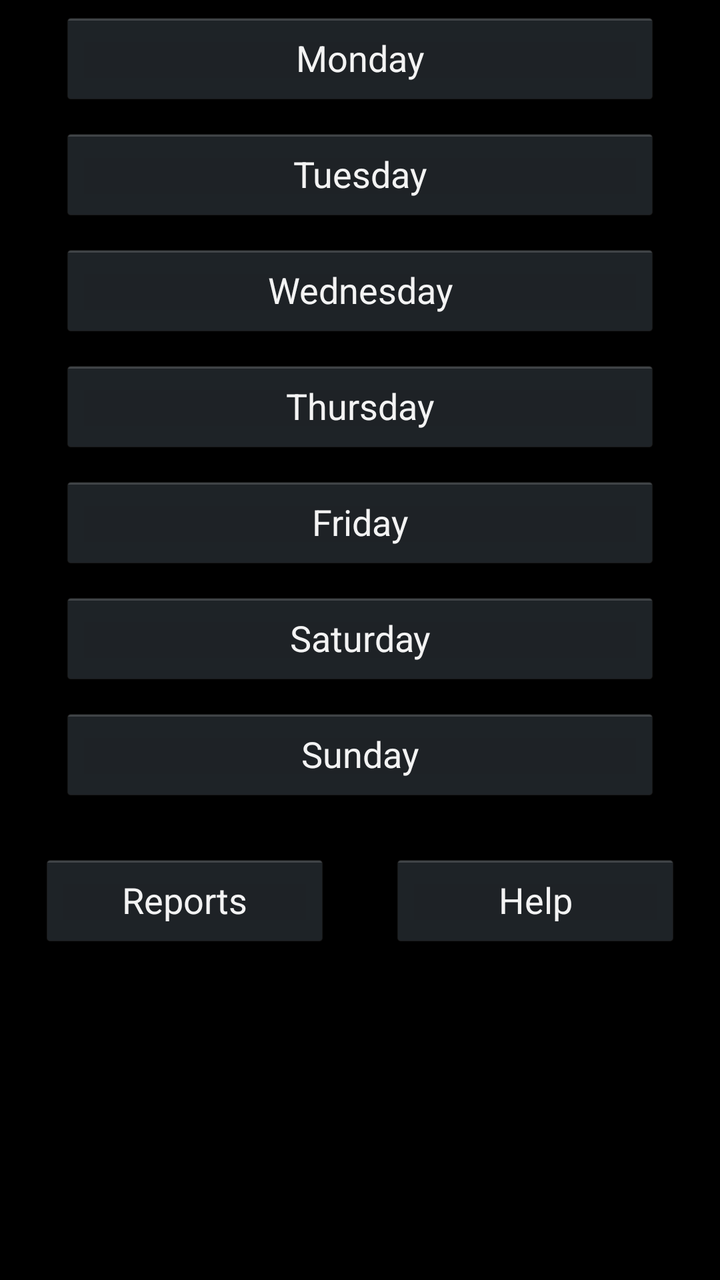
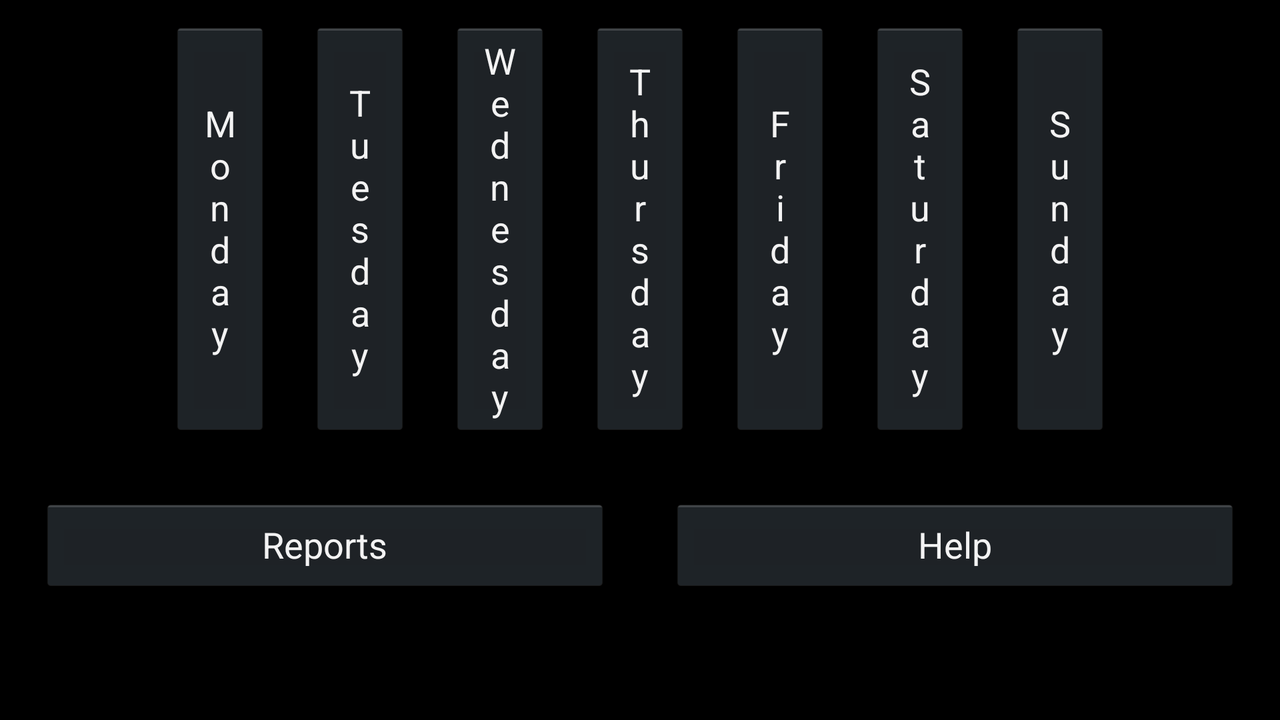

The same Android screen from two of the app's own layout files: first res/layout/ as a phone draws it, then the repository's variant for another configuration, drawn on a device whose configuration selects that folder. Both files follow.
<!-- AndroidManifest.xml: application theme AppTheme -->
<!-- res/layout/fragment_main.xml -->
<LinearLayout xmlns:android="http://schemas.android.com/apk/res/android"
    xmlns:tools="http://schemas.android.com/tools"
    android:layout_width="match_parent"
    android:layout_height="match_parent"
    android:paddingLeft="@dimen/activity_horizontal_margin"
    android:paddingRight="@dimen/activity_horizontal_margin"
    android:paddingTop="@dimen/activity_vertical_margin"
    android:paddingBottom="@dimen/activity_vertical_margin"
    tools:context=".MainActivity$PlaceholderFragment"
    android:orientation="vertical">

    <ScrollView
        android:id="@+id/scrollViewRecords"
        android:layout_width="match_parent"
        android:layout_height="wrap_content">

        <LinearLayout
            android:id="@+id/linearLayoutRecords"
            android:layout_width="match_parent"
            android:layout_height="wrap_content"
            android:orientation="vertical" >
        </LinearLayout>

    </ScrollView>

    <LinearLayout
        android:orientation="vertical"
        android:layout_width="fill_parent"
        android:layout_height="wrap_content">

        <Button
            android:layout_width="300dp"
            android:layout_height="wrap_content"
            android:text="@string/button1"
            android:id="@+id/button1"
            android:layout_gravity="center_horizontal"
            android:layout_margin="5dp"
            android:clickable="true"
            android:onClick="myClickHandler"/>

        <Button
            android:layout_width="300dp"
            android:layout_height="wrap_content"
            android:text="@string/button2"
            android:id="@+id/button2"
            android:layout_gravity="center_horizontal"
            android:layout_margin="5dp"
            android:clickable="true"
            android:onClick="myClickHandler"/>

        <Button
            android:layout_width="300dp"
            android:layout_height="wrap_content"
            android:text="@string/button3"
            android:id="@+id/button3"
            android:layout_gravity="center_horizontal"
            android:layout_margin="5dp"
            android:clickable="true"
            android:onClick="myClickHandler"/>

        <Button
            android:layout_width="300dp"
            android:layout_height="wrap_content"
            android:text="@string/button4"
            android:id="@+id/button4"
            android:layout_gravity="center_horizontal"
            android:layout_margin="5dp"
            android:clickable="true"
            android:onClick="myClickHandler"/>

        <Button
            android:layout_width="300dp"
            android:layout_height="wrap_content"
            android:text="@string/button5"
            android:id="@+id/button5"
            android:layout_gravity="center_horizontal"
            android:layout_margin="5dp"
            android:clickable="true"
            android:onClick="myClickHandler"/>

        <Button
            android:layout_width="300dp"
            android:layout_height="wrap_content"
            android:text="@string/button6"
            android:id="@+id/button6"
            android:layout_gravity="center_horizontal"
            android:layout_margin="5dp"
            android:clickable="true"
            android:onClick="myClickHandler"/>

        <Button
            android:layout_width="300dp"
            android:layout_height="wrap_content"
            android:text="@string/button7"
            android:id="@+id/button7"
            android:layout_gravity="center_horizontal"
            android:layout_margin="5dp"
            android:clickable="true"
            android:onClick="myClickHandler"/>

    </LinearLayout>

    <LinearLayout
        android:orientation="horizontal"
        android:layout_width="fill_parent"
        android:layout_height="wrap_content"
        android:layout_margin="20dp"
        android:layout_gravity="bottom"
        android:gravity="bottom">

        <Button
            android:layout_width="100dp"
            android:layout_height="wrap_content"
            android:text="@string/button8"
            android:id="@+id/button8"
            android:gravity="center"
            android:onClick="myClickHandler"
            android:layout_weight="1"
            android:clickable="true"
            android:enabled="true" />

        <Button
            android:layout_width="100dp"
            android:layout_height="wrap_content"
            android:text="@string/button9"
            android:id="@+id/button9"
            android:onClick="myClickHandler"
            android:layout_weight="1"
            android:clickable="true"
            android:enabled="true"
            android:layout_marginLeft="30dp" />

    </LinearLayout>

</LinearLayout>
<!-- resources referenced by this layout -->
<resources>
  <string name="button1">Monday</string>
  <string name="button2">Tuesday</string>
  <string name="button3">Wednesday</string>
  <string name="button4">Thursday</string>
  <string name="button5">Friday</string>
  <string name="button6">Saturday</string>
  <string name="button7">Sunday</string>
  <string name="button8">Reports</string>
  <string name="button9">Help</string>
  <style name="AppTheme" parent="android:Theme.Holo">
          
      </style>
</resources>
<!-- res/layout-land/fragment_main.xml (the repository's variant of the layout above) -->
<!-- drawn on the phone turned sideways -->
<?xml version="1.0" encoding="utf-8"?>
<LinearLayout xmlns:android="http://schemas.android.com/apk/res/android"
    android:orientation="vertical" android:layout_width="fill_parent"
    android:layout_height="fill_parent">

    <LinearLayout
        android:orientation="horizontal"
        android:layout_width="wrap_content"
        android:layout_height="wrap_content"
        android:id="@+id/linearLayout"
        android:gravity="center_horizontal"
        android:layout_gravity="center_horizontal">

        <Button
            android:layout_width="50dp"
            android:layout_height="fill_parent"
            android:text="@string/land_button1"
            android:id="@+id/button1"
            android:layout_gravity="center"
            android:layout_margin="10dp"
            android:onClick="myClickHandler" />

        <Button
            android:layout_width="50dp"
            android:layout_height="fill_parent"
            android:text="@string/land_button2"
            android:id="@+id/button2"
            android:layout_gravity="center"
            android:layout_margin="10dp"
            android:onClick="myClickHandler" />

        <Button
            android:layout_width="50dp"
            android:layout_height="fill_parent"
            android:text="@string/land_button3"
            android:id="@+id/button3"
            android:layout_gravity="center"
            android:layout_margin="10dp"
            android:onClick="myClickHandler" />

        <Button
            android:layout_width="50dp"
            android:layout_height="fill_parent"
            android:text="@string/land_button4"
            android:id="@+id/button4"
            android:layout_gravity="center"
            android:layout_margin="10dp"
            android:onClick="myClickHandler" />

        <Button
            android:layout_width="50dp"
            android:layout_height="fill_parent"
            android:text="@string/land_button5"
            android:id="@+id/button5"
            android:layout_margin="10dp"
            android:onClick="myClickHandler" />

        <Button
            android:layout_width="50dp"
            android:layout_height="fill_parent"
            android:text="@string/land_button6"
            android:id="@+id/button6"
            android:layout_gravity="center"
            android:layout_margin="10dp"
            android:onClick="myClickHandler" />

        <Button
            android:layout_width="50dp"
            android:layout_height="fill_parent"
            android:text="@string/land_button7"
            android:id="@+id/button7"
            android:layout_margin="10dp"
            android:onClick="myClickHandler" />

    </LinearLayout>

    <LinearLayout
        android:orientation="horizontal"
        android:layout_width="fill_parent"
        android:layout_height="wrap_content"
        android:layout_gravity="bottom"
        android:gravity="bottom"
        android:layout_margin="20dp">

        <Button
            android:layout_width="100dp"
            android:layout_height="wrap_content"
            android:text="@string/button8"
            android:id="@+id/button8"
            android:gravity="center"
            android:onClick="myClickHandler"
            android:layout_weight="1"
            android:clickable="true"
            android:enabled="true" />

        <Button
            android:layout_width="100dp"
            android:layout_height="wrap_content"
            android:text="@string/button9"
            android:id="@+id/button9"
            android:onClick="myClickHandler"
            android:layout_weight="1"
            android:clickable="true"
            android:enabled="true"
            android:layout_marginLeft="30dp" />

    </LinearLayout>

</LinearLayout>
<!-- resources referenced by the variant -->
<!-- as the phone turned sideways resolves them -->
<resources>
  <string name="button8">Reports</string>
  <string name="button9">Help</string>
  <string name="land_button1">M\no\nn\nd\na\ny</string>
  <string name="land_button2">T\nu\ne\ns\nd\na\ny</string>
  <string name="land_button3">W\ne\nd\nn\ne\ns\nd\na\ny</string>
  <string name="land_button4">T\nh\nu\nr\ns\nd\na\ny</string>
  <string name="land_button5">F\nr\ni\nd\na\ny</string>
  <string name="land_button6">S\na\nt\nu\nr\nd\na\ny</string>
  <string name="land_button7">S\nu\nn\nd\na\ny</string>
  <style name="AppTheme" parent="android:Theme.Holo">
          
      </style>
</resources>
